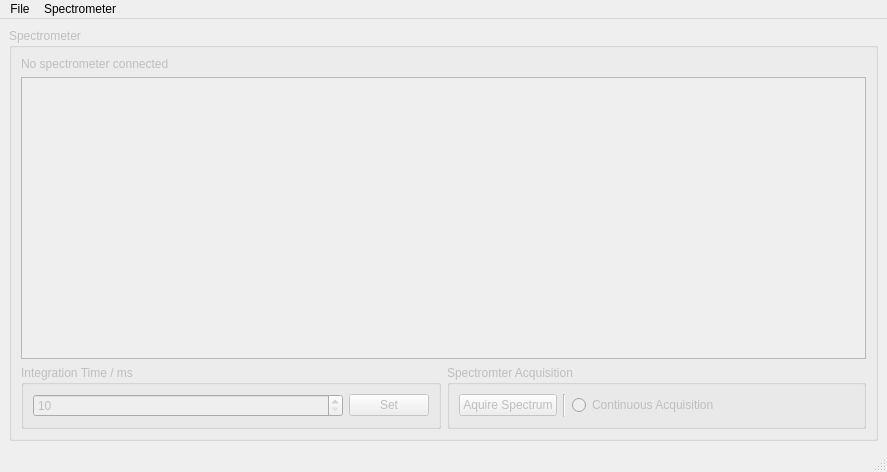
<?xml version="1.0" encoding="UTF-8"?>
<ui version="4.0">
 <class>MainWindow</class>
 <widget class="QMainWindow" name="MainWindow">
  <property name="geometry">
   <rect>
    <x>0</x>
    <y>0</y>
    <width>887</width>
    <height>472</height>
   </rect>
  </property>
  <property name="windowTitle">
   <string>PL-Microscope</string>
  </property>
  <widget class="QWidget" name="centralwidget">
   <property name="enabled">
    <bool>true</bool>
   </property>
   <layout class="QGridLayout" name="gridLayout">
    <item row="0" column="0">
     <widget class="QGroupBox" name="gb_spec">
      <property name="enabled">
       <bool>false</bool>
      </property>
      <property name="title">
       <string>Spectrometer</string>
      </property>
      <layout class="QGridLayout" name="gridLayout_2">
       <item row="2" column="0">
        <widget class="QGroupBox" name="gb_spec_int_time">
         <property name="minimumSize">
          <size>
           <width>0</width>
           <height>0</height>
          </size>
         </property>
         <property name="title">
          <string>Integration Time / ms</string>
         </property>
         <layout class="QHBoxLayout" name="horizontalLayout">
          <item>
           <widget class="QSpinBox" name="sb_spec_int_time">
            <property name="minimum">
             <number>10</number>
            </property>
            <property name="maximum">
             <number>10000</number>
            </property>
            <property name="singleStep">
             <number>10</number>
            </property>
            <property name="stepType">
             <enum>QAbstractSpinBox::AdaptiveDecimalStepType</enum>
            </property>
           </widget>
          </item>
          <item>
           <widget class="QPushButton" name="bt_spec_set_int_time">
            <property name="sizePolicy">
             <sizepolicy hsizetype="Fixed" vsizetype="Fixed">
              <horstretch>0</horstretch>
              <verstretch>0</verstretch>
             </sizepolicy>
            </property>
            <property name="text">
             <string>Set</string>
            </property>
           </widget>
          </item>
         </layout>
        </widget>
       </item>
       <item row="2" column="1">
        <widget class="QGroupBox" name="gb_spec_acquisition">
         <property name="title">
          <string>Spectromter Acquisition</string>
         </property>
         <layout class="QHBoxLayout" name="horizontalLayout_2">
          <item>
           <widget class="QPushButton" name="bt_spec_acquire">
            <property name="sizePolicy">
             <sizepolicy hsizetype="Fixed" vsizetype="Fixed">
              <horstretch>0</horstretch>
              <verstretch>0</verstretch>
             </sizepolicy>
            </property>
            <property name="text">
             <string>Aquire Spectrum</string>
            </property>
           </widget>
          </item>
          <item>
           <widget class="Line" name="line">
            <property name="orientation">
             <enum>Qt::Vertical</enum>
            </property>
           </widget>
          </item>
          <item>
           <widget class="QRadioButton" name="rb_spec_contin_acquisition">
            <property name="text">
             <string>Continuous Acquisition</string>
            </property>
           </widget>
          </item>
         </layout>
        </widget>
       </item>
       <item row="0" column="0" colspan="2">
        <widget class="QLabel" name="lbl_spec_status">
         <property name="text">
          <string>No spectrometer connected</string>
         </property>
        </widget>
       </item>
       <item row="1" column="0" colspan="2">
        <widget class="GraphicsLayoutWidget" name="spectrum_plot"/>
       </item>
      </layout>
     </widget>
    </item>
   </layout>
  </widget>
  <widget class="QMenuBar" name="menubar">
   <property name="geometry">
    <rect>
     <x>0</x>
     <y>0</y>
     <width>887</width>
     <height>21</height>
    </rect>
   </property>
   <widget class="QMenu" name="menuFile">
    <property name="title">
     <string>File</string>
    </property>
    <addaction name="action_save"/>
    <addaction name="separator"/>
    <addaction name="action_quit"/>
   </widget>
   <widget class="QMenu" name="menuSpectrometer">
    <property name="title">
     <string>Spectrometer</string>
    </property>
    <addaction name="action_connect_spec"/>
    <addaction name="action_disconnect_spec"/>
    <addaction name="separator"/>
   </widget>
   <addaction name="menuFile"/>
   <addaction name="menuSpectrometer"/>
  </widget>
  <widget class="QStatusBar" name="statusbar"/>
  <action name="action_connect_spec">
   <property name="text">
    <string>Connect</string>
   </property>
  </action>
  <action name="action_disconnect_spec">
   <property name="enabled">
    <bool>false</bool>
   </property>
   <property name="text">
    <string>Disconnect</string>
   </property>
  </action>
  <action name="action_save">
   <property name="text">
    <string>&amp;Save</string>
   </property>
   <property name="statusTip">
    <string>Save current spectrum and image</string>
   </property>
   <property name="shortcut">
    <string>Ctrl+S</string>
   </property>
  </action>
  <action name="action_quit">
   <property name="text">
    <string>&amp;Quit</string>
   </property>
   <property name="statusTip">
    <string>Quit the application</string>
   </property>
   <property name="shortcut">
    <string>Ctrl+Q</string>
   </property>
  </action>
  <action name="action_connect_camera">
   <property name="text">
    <string>Connect</string>
   </property>
  </action>
  <action name="action_disconnect_camera">
   <property name="enabled">
    <bool>false</bool>
   </property>
   <property name="text">
    <string>Disconnect</string>
   </property>
  </action>
 </widget>
 <customwidgets>
  <customwidget>
   <class>GraphicsLayoutWidget</class>
   <extends>QGraphicsView</extends>
   <header>pyqtgraph.h</header>
  </customwidget>
 </customwidgets>
 <resources/>
 <connections/>
</ui>
